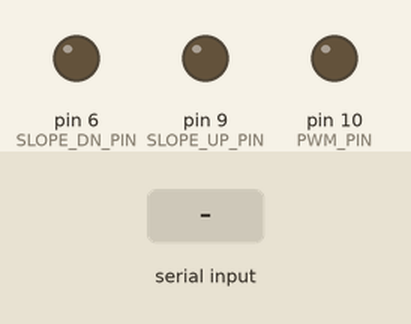
This sketch was run on a simulated Arduino Uno, built with avr-gcc and run on an emulated ATmega328P. On the bench: output pins drawn as LEDs (lit = HIGH). Inputs (shaded band) come from the test bench. What the sketch prints to the serial monitor is not drawn.

Above: at 2.0 s.
2.1 s: "up" received over Serial
At 4.0 s:
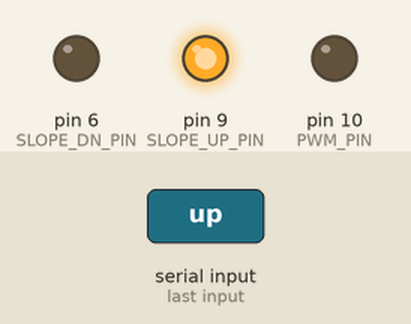
4.6 s: "dn" received over Serial
At 7.3 s:
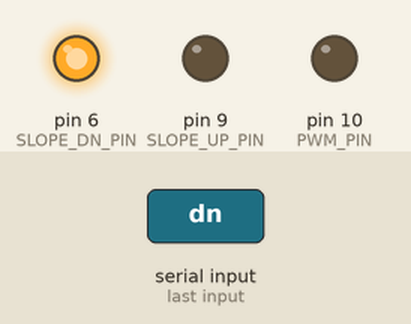
7.6 s: "p90\n" received over Serial
At 10.24 s:
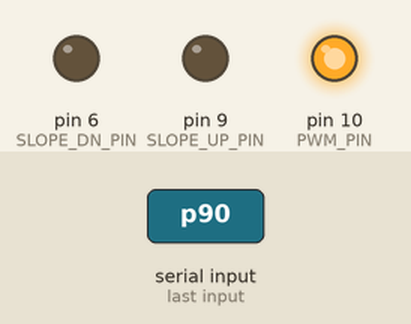
Timing chart, 0 to 11.8 s (numbered marks = the images above; inputs shaded):
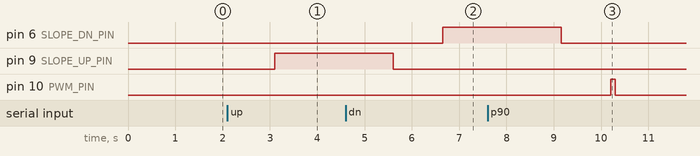

Measured:
- after the input at 2.1 s, pin 9 (SLOPE_UP_PIN): LOW → HIGH after 1.0 s
- after the input at 4.6 s, pin 6 (SLOPE_DN_PIN): LOW → HIGH after 2.1 s
- after the input at 7.6 s, pin 10 (PWM_PIN): LOW → HIGH after 2.6 s, → LOW 0.09 s later

The sketch:

treadmill.ino
```cpp
#define PWM_PIN 10  // PWM signal
#define SLOPE_UP_PIN 9
#define SLOPE_DN_PIN 6
int pwm = 0;

void parse_command(String command, int&pwm){
  if(command[0] == 'p'){
    command.remove(0, 1);
    pwm = command.toInt();
    Serial.print("New PWM: "); Serial.println(pwm);
   }
   else if((command == "up") || (command == "UP")){
     Serial.print("Inclination Up");
     digitalWrite(SLOPE_UP_PIN, HIGH); //a 2.5-second high signal will be sent out from SLOPE_UP_PIN
     delay(2500);
     digitalWrite(SLOPE_UP_PIN, LOW);
   }
   else if((command == "dn") || (command == "DN")){
     Serial.print("Inclination Down");
     digitalWrite(SLOPE_DN_PIN, HIGH); //a 2.5-second high signal will be sent out from SLOPE_DN_PIN
     delay(2500);
     digitalWrite(SLOPE_DN_PIN, LOW);
   }
   else{
     Serial.print("Command is not recognized :( ");
   }
}


void setup(){
  Serial.begin(9600);
  Serial.println("#############################################################################");
  Serial.println("#                                                                           #");
  Serial.println("#                              Treadmill Hack                               #");
  Serial.println("#                          Model: PRO-FORM 450 CX                           #");
  Serial.println("# Serial command:                                                           #");
  Serial.println("#   to raise or lower the treadmill:                                        #");
  Serial.println("#      send \"up\" or \"dn\"                                                #");
  Serial.println("#   to set new PWM value:                                                   #");
  Serial.println("#      send \"p<pwm>\", where \"<pwm>\" is an integer in the range of 0 to 49   #");
  Serial.println("#                                                                           #");
  Serial.println("#############################################################################");
  pinMode(PWM_PIN, OUTPUT);
  pinMode(SLOPE_UP_PIN, OUTPUT);
  pinMode(SLOPE_DN_PIN, OUTPUT);
}

void loop(){
  if (Serial.available() > 0){
    parse_command(Serial.readString(), pwm);
    }
    digitalWrite(PWM_PIN, HIGH);
    delay(pwm);
    digitalWrite(PWM_PIN, LOW);
    delay(49 - pwm);
}
```
